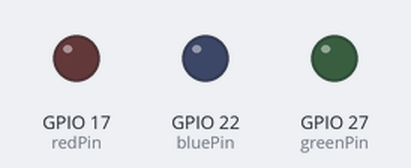
Bench run of a program on a simulated Raspberry Pi (BCM pin numbers). Shown: output pins drawn as LEDs (lit = HIGH).

Above: at 0.2 s.
At 1.2 s:
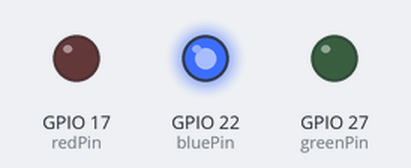
At 1.7 s:
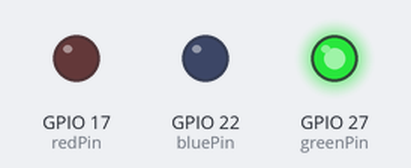
At 3.2 s:
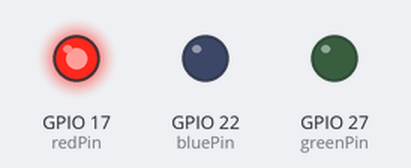
At 4.7 s:
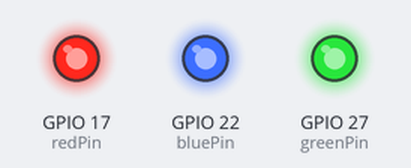
Timing chart, 0 to 5.8 s (numbered marks = the images above):
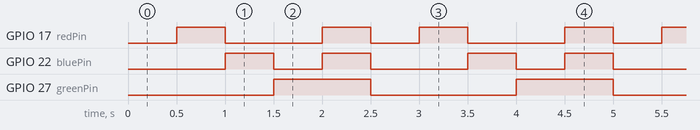

Measured:
- by itself, GPIO 17 (redPin): repeats every 2.5 s: LOW 1.0 s, HIGH 0.50 s, LOW 0.50 s, HIGH 0.50 s
- by itself, GPIO 22 (bluePin): repeats every 2.5 s: LOW 0.50 s, HIGH 0.50 s, LOW 1.0 s, HIGH 0.50 s
- by itself, GPIO 27 (greenPin): alternates HIGH for 1.0 s and LOW for 1.5 s

The program:

color.py
```python
#!/usr/bin/env python
# _*_ coding: utf-8 _*_

import RPi.GPIO as GPIO
from time import sleep

redPin   = 17
bluePin  = 22
greenPin = 27

GPIO.setmode(GPIO.BCM)
GPIO.setup(redPin,   GPIO.OUT)
GPIO.setup(bluePin,  GPIO.OUT)
GPIO.setup(greenPin, GPIO.OUT)

while True:
    GPIO.output(redPin,   False)
    GPIO.output(bluePin,  False)
    GPIO.output(greenPin, False)
    sleep(0.5)
    GPIO.output(redPin,   True)
    GPIO.output(bluePin,  False)
    GPIO.output(greenPin, False)
    sleep(0.5)
    GPIO.output(redPin,   False)
    GPIO.output(bluePin,  True)
    GPIO.output(greenPin, False)
    sleep(0.5)
    GPIO.output(redPin,   False)
    GPIO.output(bluePin,  False)
    GPIO.output(greenPin, True)
    sleep(0.5)
    GPIO.output(redPin,   True)
    GPIO.output(bluePin,  True)
    GPIO.output(greenPin, True)
    sleep(0.5)
```
